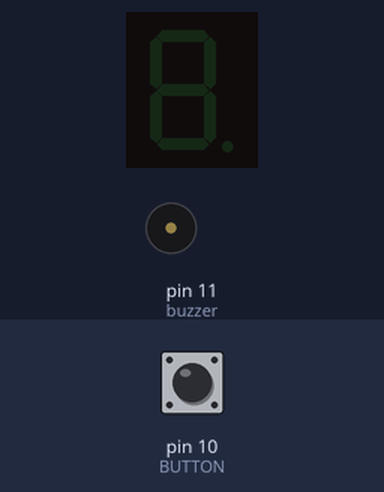
Bench run of a sketch on a simulated Arduino Uno, built with avr-gcc and run on an emulated ATmega328P. On the bench: 1-digit seven-segment display, buzzer (waves = sounding). Wiring (inferred from the names in the program): 1-digit 7-segment display, segments lit when HIGH: segments pin 9, pin 8, pin 7, pin 6, pin 5, pin 4, pin 3, pin 2. The test bench sets the inputs (shaded band); at power-on: pin 10 (BUTTON) LOW. Random numbers use the default seed unless the sketch sets one; the segment pins are drawn as the display they are named for.

Above: at 1.2 s.
1.3 s: pin 10 (BUTTON) pulled HIGH for 0.15 s
At 3.9 s:
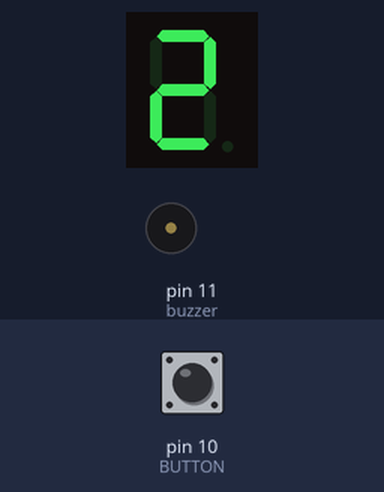
4.3 s: pin 10 (BUTTON) pulled HIGH for 1 s
At 4.67 s:
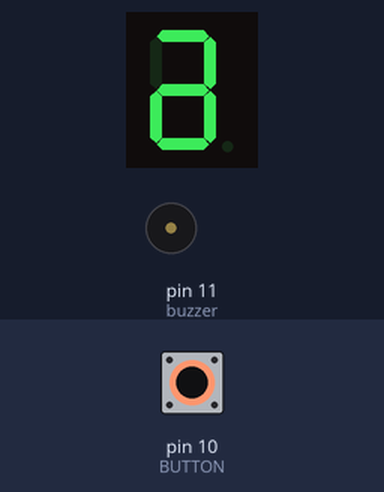
7.3 s: pin 10 (BUTTON) pulled HIGH for 3.2 s
At 11.6 s:
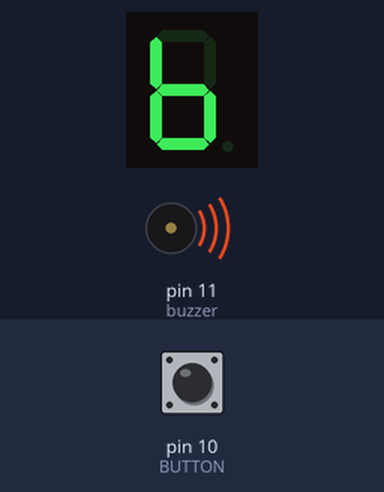
13.5 s: pin 10 (BUTTON) pulled HIGH for 0.15 s
At 15.3 s:
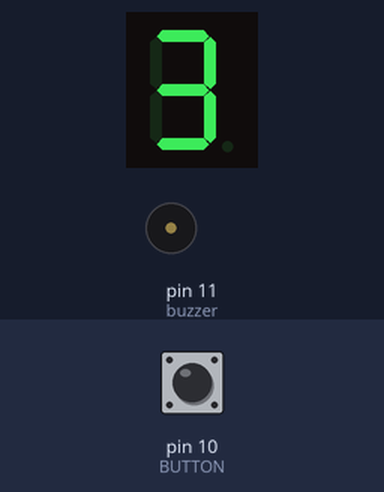
16.5 s: pin 10 (BUTTON) pulled HIGH for 1 s
At 18.9 s:
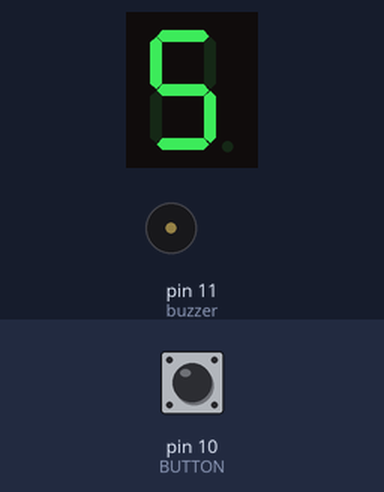
19.5 s: pin 10 (BUTTON) pulled HIGH for 3.2 s
At 20.04 s:
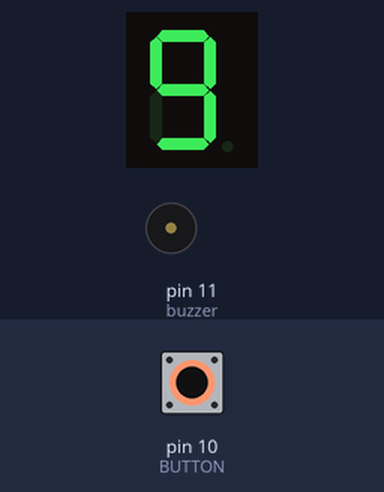
Timing chart, 0 to 22.5 s (numbered marks = the images above; inputs shaded):
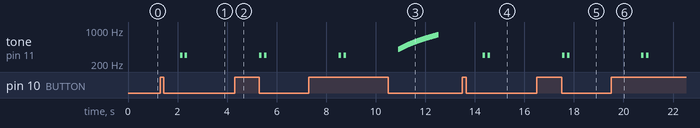

The sketch:

Dice_cool.ino
```cpp
int dice = 0;
const int A=9,B=8,C=7,D=6,E=5,F=4,G=3,DOT = 2, BUTTON = 10, buzzer = 11;

void setup() {
pinMode(BUTTON,INPUT);
pinMode(DOT,OUTPUT);
pinMode(G,OUTPUT);
pinMode(F,OUTPUT);
pinMode(E,OUTPUT);
pinMode(D,OUTPUT);
pinMode(C,OUTPUT);
pinMode(B,OUTPUT);
pinMode(A,OUTPUT);
pinMode(buzzer, OUTPUT);

}

void loop() {
  digitalWrite(A,LOW);
  digitalWrite(B,LOW);
  digitalWrite(C,LOW);
  digitalWrite(D,LOW);
  digitalWrite(E,LOW);
  digitalWrite(F,LOW);
  digitalWrite(G,LOW);
  digitalWrite(DOT,LOW);

  while(digitalRead(BUTTON)==HIGH){
    dice = random(1,7);
    digitalWrite(A,HIGH);
    delay(50);
    digitalWrite(B,HIGH);
    delay(50);
    digitalWrite(C,HIGH);
    delay(50);
    digitalWrite(D,HIGH);
    delay(50);
    digitalWrite(E,HIGH);
    delay(50);
    digitalWrite(F,HIGH);
    delay(50);
    digitalWrite(G,HIGH);
    delay(50);
    digitalWrite(DOT,HIGH);
    delay(50);
    digitalWrite(A,LOW);
    delay(50);
    digitalWrite(B,LOW);
    delay(50);
    digitalWrite(C,LOW);
    delay(50);
    digitalWrite(D,LOW);
    delay(50);
    digitalWrite(E,LOW);
    delay(50);
    digitalWrite(F,LOW);
    delay(50);
    digitalWrite(G,LOW);
    delay(50);
    digitalWrite(DOT,LOW);
    delay(50);
    digitalWrite(DOT,HIGH);
    tone(buzzer,300);
    delay(100);
    digitalWrite(DOT,LOW);
    noTone(buzzer);
    delay(100);
    digitalWrite(DOT,HIGH);
    tone(buzzer,300);
    delay(100);
   digitalWrite(DOT,LOW);
    noTone(buzzer);
    delay(100);


    if (dice==1)
    {
      digitalWrite(A, LOW);
digitalWrite(B, HIGH);
digitalWrite(C, HIGH);
digitalWrite(D, LOW);
digitalWrite(E, LOW);
digitalWrite(F, LOW);
digitalWrite(G, LOW);
delay(2000);

    }
    if (dice==2)
    {
digitalWrite(A, HIGH);
digitalWrite(B, HIGH);
digitalWrite(C, LOW);
digitalWrite(D, HIGH);
digitalWrite(E, HIGH);
digitalWrite(F, LOW);
digitalWrite(G, HIGH);
delay(2000);

    }
    if (dice==3)
    {
digitalWrite(A, HIGH);
digitalWrite(B, HIGH);
digitalWrite(C, HIGH);
digitalWrite(D, HIGH);
digitalWrite(E, LOW);
digitalWrite(F, LOW);
digitalWrite(G, HIGH);
delay(2000);

    }
if (dice==4)
    {
digitalWrite(A, LOW);
digitalWrite(B, HIGH);
digitalWrite(C, HIGH);
digitalWrite(D, LOW);
digitalWrite(E, LOW);
digitalWrite(F, HIGH);
digitalWrite(G, HIGH);
delay(2000);

    }
if (dice==5)
    {
digitalWrite(A, HIGH);
digitalWrite(B, LOW);
digitalWrite(C, HIGH);
digitalWrite(D, HIGH);
digitalWrite(E, LOW);
digitalWrite(F, HIGH);
digitalWrite(G, HIGH);
delay(2000);
    }
if (dice==6)
{
digitalWrite(A, LOW);
digitalWrite(B, LOW);
digitalWrite(C, HIGH);
digitalWrite(D, HIGH);
digitalWrite(E, HIGH);
digitalWrite(F, HIGH);
digitalWrite(G, HIGH);
delay(2000);

for (int i = 400; i <= 800; i=i+5)
{
  tone(buzzer,i);
  delay(20);
}
noTone(buzzer);
delay(1000);
}}}
```

Measured:
- after the input at 1.3 s, tone on pin 11 (buzzer): alternates 300 Hz for 0.10 s and silent for 0.10 s, 4 changes in all, then stays silent, starting after 0.80 s; the display: first changes at once (image 1 shows a later state)
- after the input at 4.3 s, tone on pin 11 (buzzer): alternates 300 Hz for 0.10 s and silent for 0.10 s, 4 changes in all, then stays silent, starting after 1.0 s
- after the input at 7.3 s, tone on pin 11 (buzzer): plays 300 Hz for 0.10 s, 300 Hz for 0.10 s, 400 Hz for 0.02 s, 405 Hz for 0.02 s, 410 Hz for 0.02 s, 415 Hz for 0.02 s … (83 notes in this stretch), starting after 1.2 s
- after the input at 13.5 s, tone on pin 11 (buzzer): alternates 300 Hz for 0.10 s and silent for 0.10 s, 4 changes in all, then stays silent, starting after 0.82 s
- after the input at 16.5 s, tone on pin 11 (buzzer): alternates 300 Hz for 0.10 s and silent for 0.10 s, 4 changes in all, then stays silent, starting after 1.0 s
- after the input at 19.5 s, tone on pin 11 (buzzer): alternates 300 Hz for 0.10 s and silent for 0.10 s, 4 changes in all, then stays silent, starting after 1.2 s
